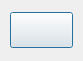
<?xml version="1.0" encoding="UTF-8"?>
<ui version="4.0">
 <class>textDialog</class>
 <widget class="QDialog" name="textDialog">
  <property name="geometry">
   <rect>
    <x>0</x>
    <y>0</y>
    <width>83</width>
    <height>61</height>
   </rect>
  </property>
  <property name="sizePolicy">
   <sizepolicy hsizetype="Maximum" vsizetype="Maximum">
    <horstretch>0</horstretch>
    <verstretch>0</verstretch>
   </sizepolicy>
  </property>
  <property name="windowTitle">
   <string>Dialog</string>
  </property>
  <layout class="QVBoxLayout" name="verticalLayout">
   <property name="leftMargin">
    <number>10</number>
   </property>
   <property name="topMargin">
    <number>10</number>
   </property>
   <property name="rightMargin">
    <number>10</number>
   </property>
   <property name="bottomMargin">
    <number>10</number>
   </property>
   <item>
    <layout class="QGridLayout" name="gridLayout">
     <item row="0" column="0">
      <widget class="QPushButton" name="highlightBtn">
       <property name="font">
        <font>
         <weight>75</weight>
         <bold>true</bold>
        </font>
       </property>
       <property name="styleSheet">
        <string notr="true">padding: 10px</string>
       </property>
       <property name="text">
        <string/>
       </property>
      </widget>
     </item>
    </layout>
   </item>
  </layout>
 </widget>
 <resources/>
 <connections/>
</ui>
